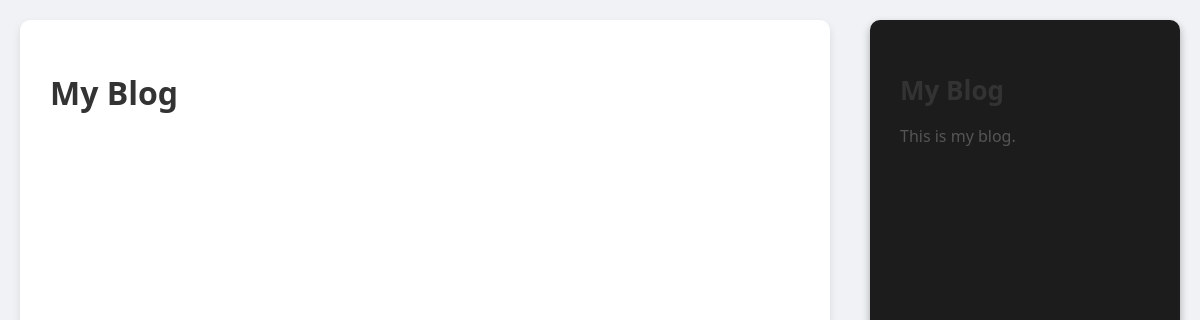
The page /blog/ on the database as committed earlier.
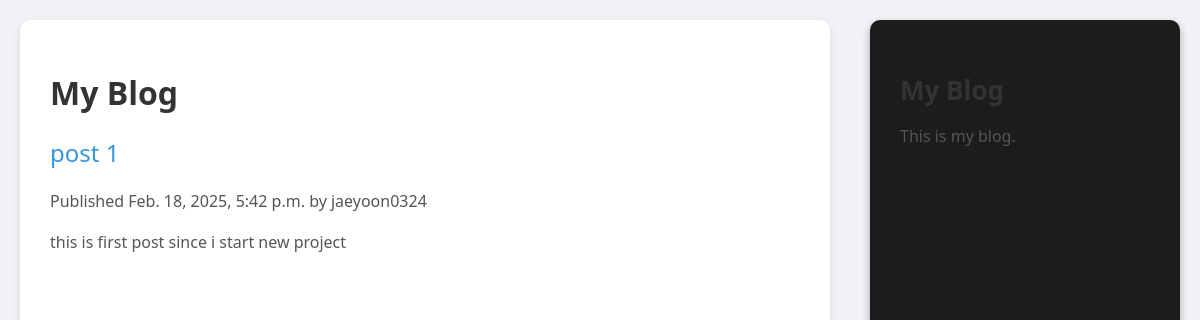
The same page on the database as committed later.
### blog/models.py (models this page shows, shortened)
class Post(models.Model):
    class Status(models.TextChoices):
        DRAFT = 'DF', 'Draft'
        PUBLISHED = 'PB', 'Published'
    title = models.CharField(max_length=255)
    slug =models.SlugField(max_length=255)
    body = models.TextField()
    publish = models.DateTimeField(default=timezone.now)
    created = models.DateTimeField(auto_now_add=True)
    updated = models.DateTimeField(auto_now=True)
    status = models.CharField(max_length = 2,
                              choices = Status.choices,
                              default =Status.DRAFT)
    author = models.ForeignKey(User,
                               on_delete=models.CASCADE,
                               related_name='blog_posts',
                               default =1)
    objects = models.Manager()
    published = PublishedManager()
    class Meta:
        ordering = ['-publish']
        indexes =[
            models.Index(fields=['-publish']),
        ]

### blog/views.py (the view)
# urls.py: path('', views.post_list,name = 'post_list'),
def post_list(request):
    posts = Post.published.all()
    return render(request,
                  'blog/post/list.html',
                  {'posts': posts})

### blog/models.py (called while the page is built)
    def get_queryset(self):
        return super().get_queryset().filter(status = Post.Status.PUBLISHED)

### blog/templates/blog/post/list.html (shortened to what this page needs)
{% extends "blog/base.html" %}
{% block content %}
<h1> My Blog </h1>
{%for post in posts %}
<h2>
    <a href = "{% url 'blog:post_detail' post.id %}">
        {{ post.title }}
    </a>
</h2>
<p class = "date">
    Published {{ post.publish }} by {{ post.author}}
</p>
{{ post.body|truncatewords:30|linebreaks}}
{%endfor%}
{%endblock%}

### blog/templates/blog/base.html (shortened to what this page needs)
{% load static %}
<!DOCTYPE html>
<html>
    <head>
        <link href="{% static 'css/blog.css' %}" rel="stylesheet">
    </head>
    <body>
        <div id="content">
            {% block content %}
            {% endblock %}
        </div>
        <div id="sidebar">
            <h2>My Blog</h2>
            <p>This is my blog.</p>
        </div>
    </body>
</html>

### blog/static/css/blog.css (style rules this page uses)
body { font-family: 'Segoe UI', Tahoma, Geneva, Verdana, sans-serif; background-color: #f0f2f5; margin: 0; padding: 0; display: flex; flex-direction: row; min-height: 100vh; }
#content { flex: 3; padding: 30px; background-color: #ffffff; box-shadow: 0 4px 8px rgba(0, 0, 0, 0.1); margin: 20px; border-radius: 10px; }
#sidebar { flex: 1; padding: 30px; background-color: #1c1c1c; color: #f0f0f0; margin: 20px; border-radius: 10px; box-shadow: 0 4px 8px rgba(0, 0, 0, 0.3); }
h1, h2, h3 { color: #333333; }
p { line-height: 1.6; color: #555555; }
a { color: #3498db; text-decoration: none; font-weight: 500; }
#sidebar h2 { font-size: 26px; margin-bottom: 15px; }
#sidebar p { font-size: 16px; line-height: 1.5; }

Rows that differ between the two databases and show on the page:
added Post: title "post 1", publish "Feb. 18, 2025, 5:42 p.m.", author "jaeyoon0324", body "this is first post since i start new project"
